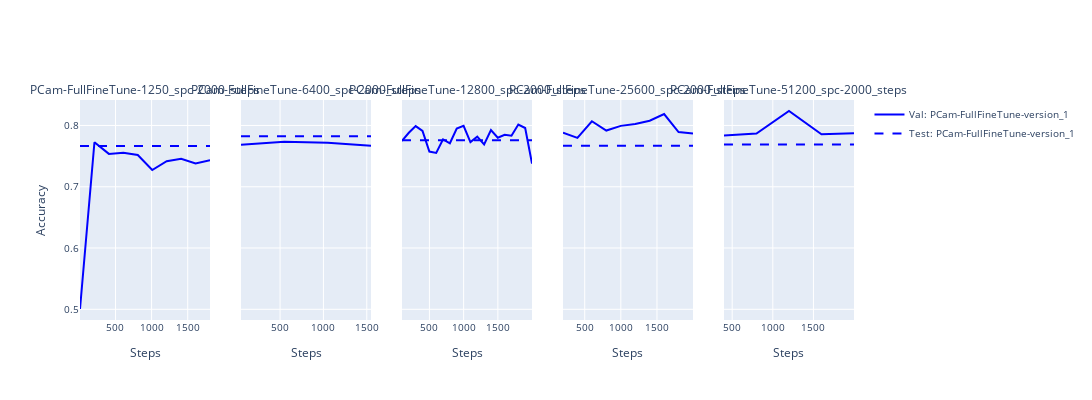

Write notebook code for a chart like this one.
### Code cell
plot_results_plotly(sorted_list=[
  'PCam-FullFineTune-1250_spc-2000_steps',
  'PCam-FullFineTune-6400_spc-2000_steps',
  'PCam-FullFineTune-12800_spc-2000_steps',
  'PCam-FullFineTune-25600_spc-2000_steps',
  'PCam-FullFineTune-51200_spc-2000_steps'
], stats=eval_stats)

### Figure 1 — Plotly figure (JSON) as saved in the notebook; plotly's stock layout.template omitted (floating-point values rounded to 4 significant figures)
{"data": [{"legendgroup": "PCam-FullFineTune-1250_spc-2000_steps_PCam-FullFineTune-version_1", "line": {"color": "blue"}, "mode": "lines", "name": "Val: PCam-FullFineTune-version_1", "showlegend": true, "type": "scatter", "x": [9, 209, 409, 609, 809, 1009, 1209, 1409, 1609, 1809], "xaxis": "x", "y": [0.5005, 0.7727, 0.7536, 0.7556, 0.7517, 0.7273, 0.7416, 0.7458, 0.7379, 0.7434], "yaxis": "y"}, {"legendgroup": "PCam-FullFineTune-1250_spc-2000_steps_PCam-FullFineTune-version_1", "line": {"color": "blue", "dash": "dash"}, "mode": "lines", "name": "Test: PCam-FullFineTune-version_1", "showlegend": true, "type": "scatter", "x": [9, 1809], "xaxis": "x", "y": [0.7664, 0.7664], "yaxis": "y"}, {"legendgroup": "PCam-FullFineTune-6400_spc-2000_steps_PCam-FullFineTune-version_1", "line": {"color": "blue"}, "mode": "lines", "name": "Val: PCam-FullFineTune-version_1", "showlegend": false, "type": "scatter", "x": [49, 549, 1049, 1549], "xaxis": "x2", "y": [0.7686, 0.7736, 0.7718, 0.767], "yaxis": "y2"}, {"legendgroup": "PCam-FullFineTune-6400_spc-2000_steps_PCam-FullFineTune-version_1", "line": {"color": "blue", "dash": "dash"}, "mode": "lines", "name": "Test: PCam-FullFineTune-version_1", "showlegend": false, "type": "scatter", "x": [49, 1549], "xaxis": "x2", "y": [0.7825, 0.7825], "yaxis": "y2"}, {"legendgroup": "PCam-FullFineTune-12800_spc-2000_steps_PCam-FullFineTune-version_1", "line": {"color": "blue"}, "mode": "lines", "name": "Val: PCam-FullFineTune-version_1", "showlegend": false, "type": "scatter", "x": [99, 199, 299, 399, 499, 599, 699, 799, 899, 999, 1099, 1199, 1299, 1399, 1499, 1599, 1699, 1799, 1899, 1999], "xaxis": "x3", "y": [0.7748, 0.7881, 0.7989, 0.7912, 0.7574, 0.7552, 0.7774, 0.7709, 0.7951, 0.7993, 0.7728, 0.7817, 0.769, 0.7926, 0.78, 0.7849, 0.7833, 0.8016, 0.7959, 0.7377], "yaxis": "y3"}, {"legendgroup": "PCam-FullFineTune-12800_spc-2000_steps_PCam-FullFineTune-version_1", "line": {"color": "blue", "dash": "dash"}, "mode": "lines", "name": "Test: PCam-FullFineTune-version_1", "showlegend": false, "type": "scatter", "x": [99, 1999], "xaxis": "x3", "y": [0.7759, 0.7759], "yaxis": "y3"}, {"legendgroup": "PCam-FullFineTune-25600_spc-2000_steps_PCam-FullFineTune-version_1", "line": {"color": "blue"}, "mode": "lines", "name": "Val: PCam-FullFineTune-version_1", "showlegend": false, "type": "scatter", "x": [199, 399, 599, 799, 999, 1199, 1399, 1599, 1799, 1999], "xaxis": "x4", "y": [0.7882, 0.7797, 0.8069, 0.7917, 0.7993, 0.8024, 0.8077, 0.8187, 0.7892, 0.7868], "yaxis": "y4"}, {"legendgroup": "PCam-FullFineTune-25600_spc-2000_steps_PCam-FullFineTune-version_1", "line": {"color": "blue", "dash": "dash"}, "mode": "lines", "name": "Test: PCam-FullFineTune-version_1", "showlegend": false, "type": "scatter", "x": [199, 1999], "xaxis": "x4", "y": [0.7668, 0.7668], "yaxis": "y4"}, {"legendgroup": "PCam-FullFineTune-51200_spc-2000_steps_PCam-FullFineTune-version_1", "line": {"color": "blue"}, "mode": "lines", "name": "Val: PCam-FullFineTune-version_1", "showlegend": false, "type": "scatter", "x": [399, 799, 1199, 1599, 1999], "xaxis": "x5", "y": [0.7837, 0.7867, 0.8236, 0.7858, 0.7874], "yaxis": "y5"}, {"legendgroup": "PCam-FullFineTune-51200_spc-2000_steps_PCam-FullFineTune-version_1", "line": {"color": "blue", "dash": "dash"}, "mode": "lines", "name": "Test: PCam-FullFineTune-version_1", "showlegend": false, "type": "scatter", "x": [399, 1999], "xaxis": "x5", "y": [0.7688, 0.7688], "yaxis": "y5"}], "layout": {"annotations": [{"font": {"size": 12}, "showarrow": false, "text": "PCam-FullFineTune-1250_spc-2000_steps", "x": 0.084, "xanchor": "center", "xref": "paper", "y": 1, "yanchor": "bottom", "yref": "paper"}, {"font": {"size": 12}, "showarrow": false, "text": "PCam-FullFineTune-6400_spc-2000_steps", "x": 0.292, "xanchor": "center", "xref": "paper", "y": 1, "yanchor": "bottom", "yref": "paper"}, {"font": {"size": 12}, "showarrow": false, "text": "PCam-FullFineTune-12800_spc-2000_steps", "x": 0.5, "xanchor": "center", "xref": "paper", "y": 1, "yanchor": "bottom", "yref": "paper"}, {"font": {"size": 12}, "showarrow": false, "text": "PCam-FullFineTune-25600_spc-2000_steps", "x": 0.708, "xanchor": "center", "xref": "paper", "y": 1, "yanchor": "bottom", "yref": "paper"}, {"font": {"size": 12}, "showarrow": false, "text": "PCam-FullFineTune-51200_spc-2000_steps", "x": 0.916, "xanchor": "center", "xref": "paper", "y": 1, "yanchor": "bottom", "yref": "paper"}], "font": {"size": 10}, "height": 400, "width": 2000, "xaxis": {"anchor": "y", "domain": [0, 0.168], "title": {"text": "Steps"}}, "xaxis2": {"anchor": "y2", "domain": [0.208, 0.376], "title": {"text": "Steps"}}, "xaxis3": {"anchor": "y3", "domain": [0.416, 0.584], "title": {"text": "Steps"}}, "xaxis4": {"anchor": "y4", "domain": [0.624, 0.792], "title": {"text": "Steps"}}, "xaxis5": {"anchor": "y5", "domain": [0.832, 1], "title": {"text": "Steps"}}, "yaxis": {"anchor": "x", "domain": [0, 1], "title": {"text": "Accuracy"}}, "yaxis2": {"anchor": "x2", "domain": [0, 1], "matches": "y", "showticklabels": false}, "yaxis3": {"anchor": "x3", "domain": [0, 1], "matches": "y", "showticklabels": false}, "yaxis4": {"anchor": "x4", "domain": [0, 1], "matches": "y", "showticklabels": false}, "yaxis5": {"anchor": "x5", "domain": [0, 1], "matches": "y", "showticklabels": false}}}
